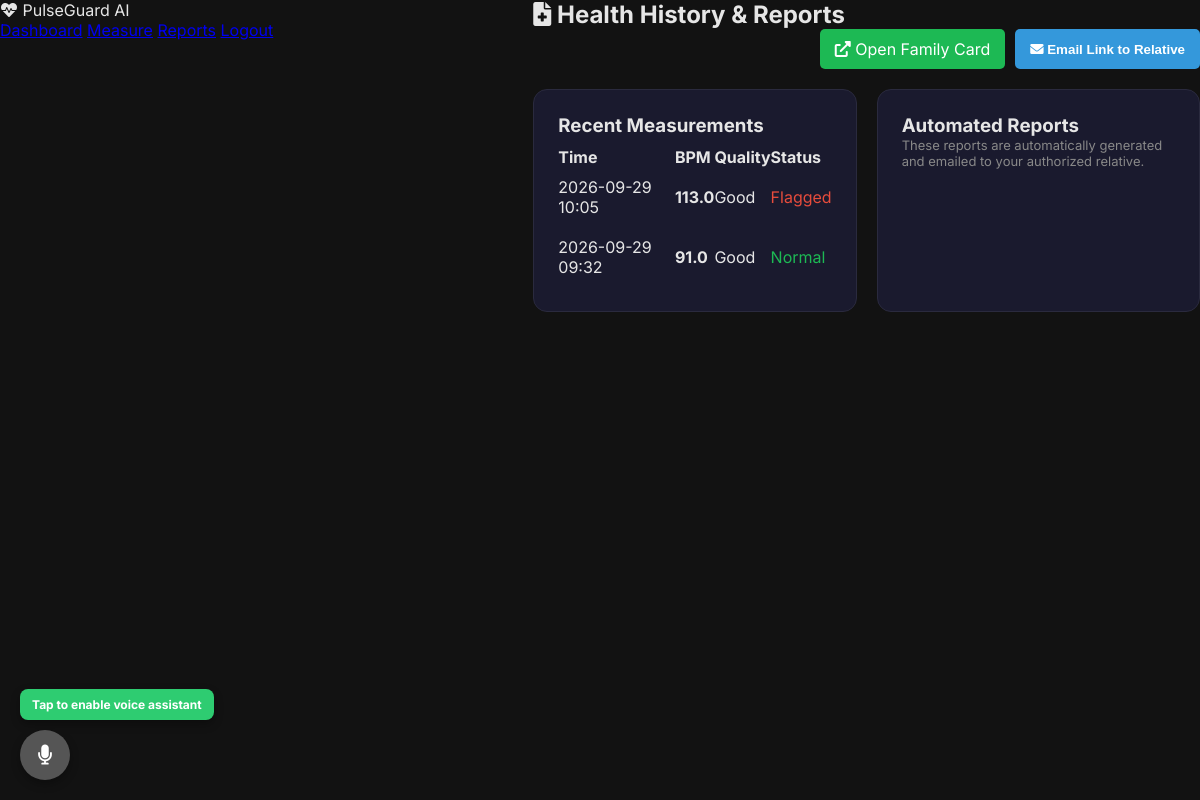
The app's page /reports (signed in), older data.
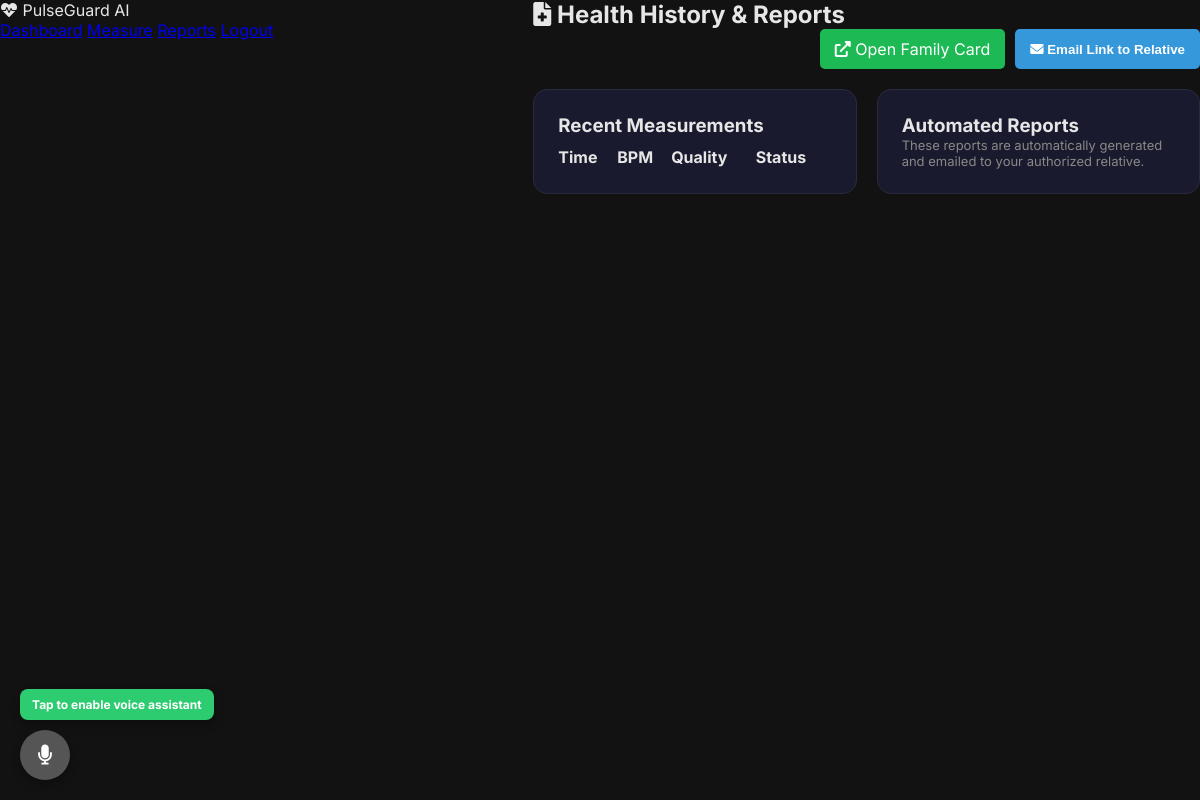
The same page, newer data.
### app.py (models this page shows)
class HealthMeasurement(db.Model):
    id = db.Column(db.Integer, primary_key=True)
    user_id = db.Column(db.Integer, db.ForeignKey('user.id'), nullable=False)
    timestamp = db.Column(db.DateTime, default=datetime.datetime.utcnow)
    bpm = db.Column(db.Float, nullable=False)
    signal_quality = db.Column(db.String(20))
    source = db.Column(db.String(20))
    is_abnormal = db.Column(db.Boolean, default=False)
    ai_analysis = db.Column(db.Text)

### app.py (the view)
@app.route('/reports')
@login_required
def reports():
    measurements = HealthMeasurement.query.filter_by(user_id=current_user.id).order_by(HealthMeasurement.timestamp.desc()).limit(50).all()
    user_reports = Report.query.filter_by(user_id=current_user.id).order_by(Report.generated_at.desc()).all()
    return render_template('reports.html', measurements=measurements, reports=user_reports)

### app.py (called while the page is built)
@login_manager.user_loader
def load_user(user_id):
    return User.query.get(int(user_id))

### templates/reports.html (shortened to what this page needs)
<!DOCTYPE html>
<html lang="en" data-theme="dark">
<head>
  <link rel="stylesheet" href="/static/pulseguard.css">
  <link href="https://cdnjs.cloudflare.com/ajax/libs/font-awesome/6.0.0/css/all.min.css" rel="stylesheet">
</head>
<body>
  <nav class="pg-nav">
    <div class="nav-logo"><i class="fas fa-heartbeat"></i> PulseGuard AI</div>
    <div class="nav-links">
      <a href="/dashboard">Dashboard</a>
      <a href="/heartrate">Measure</a>
      <a href="/reports" class="active">Reports</a>
      <a href="/logout">Logout</a>
    </div>
  </nav>
  <main class="pg-main">
    <h2><i class="fas fa-file-medical"></i> Health History & Reports</h2>
    <div style="margin-bottom: 20px; text-align: right; display: flex; justify-content: flex-end; gap: 10px;">
        <a href="/family/{{ current_user.id }}" target="_blank" class="btn-primary" style="padding: 10px 15px; border-radius: 5px; text-decoration: none; color: white; background: var(--primary);">
            <i class="fas fa-external-link-alt"></i> Open Family Card
        </a>
        <button onclick="emailRelative()" class="btn-primary" style="padding: 10px 15px; border-radius: 5px; text-decoration: none; color: white; background: #3498db; border: none; cursor: pointer; font-weight: 600;">
            <i class="fas fa-envelope"></i> Email Link to Relative
        </button>
    </div>
    <div class="grid-2">
      <div class="card">
        <h3>Recent Measurements</h3>
        <table style="width:100%; text-align:left; border-collapse:collapse; margin-top: 10px;">
          <tr><th>Time</th><th>BPM</th><th>Quality</th><th>Status</th></tr>
          {% for m in measurements %}
          <tr style="border-bottom: 1px solid var(--border);">
            <td style="padding: 10px 0;">{{ m.timestamp.strftime('%Y-%m-%d %H:%M') }}</td>
            <td><b>{{ m.bpm | round }}</b></td>
            <td>{{ m.signal_quality }}</td>
            <td>{% if m.is_abnormal %}<span style="color:var(--danger)">Flagged</span>{% else %}<span style="color:var(--primary)">Normal</span>{% endif %}</td>
          </tr>
          {% endfor %}
        </table>
      </div>
      <div class="card">
        <h3>Automated Reports</h3>
        <p style="font-size: 13px; color: var(--muted);">These reports are automatically generated and emailed to your authorized relative.</p>
      </div>
    </div>
  </main>
</body>
</html>

### static/pulseguard.css (style rules this page uses)
:root { --primary: #1db954; --primary-dark: #158f40; --accent: #2ecc71; --danger: #e74c3c; --warning: #f39c12; --info: #3498db; --dark: #121212; --darker: #0a0a0a; --card: #1a1a2e; --card-border: #2a2a3e; --light-text: #e6e6e6; --muted: #888; --sidebar-w: 260px; --header-h: 64px; --radius: 14px; --radius-sm: 8px; --shadow: 0 4px 24px rgba(0,0,0,0.45); --glow-green: 0 0 20px rgba(29,185,84,0.25); --glow-red: 0 0 24px rgba(231,76,60,0.4); --transition: all 0.3s cubic-bezier(.4,0,.2,1); }
*,*::before,*::after { margin:0; padding:0; box-sizing:border-box; }
body { font-family: 'Inter', 'Segoe UI', sans-serif; background: var(--dark); color: var(--light-text); min-height: 100vh; display: flex; }
.pg-main { margin-left: var(--sidebar-w); flex: 1; display: flex; flex-direction: column; min-height: 100vh; transition: var(--transition); }
.card { background: var(--card); border: 1px solid var(--card-border); border-radius: var(--radius); padding: 24px; transition: var(--transition); }
.grid-2 { display: grid; grid-template-columns: 1fr 1fr; gap: 20px; }

Row changes from the older to the newer data that the page shows:
removed HealthMeasurement: timestamp "2026-09-29 10:05", bpm "113.0", signal_quality "Good", is_abnormal "Flagged"
removed HealthMeasurement: timestamp "2026-09-29 09:32", bpm "91.0", signal_quality "Good", is_abnormal "Normal"
